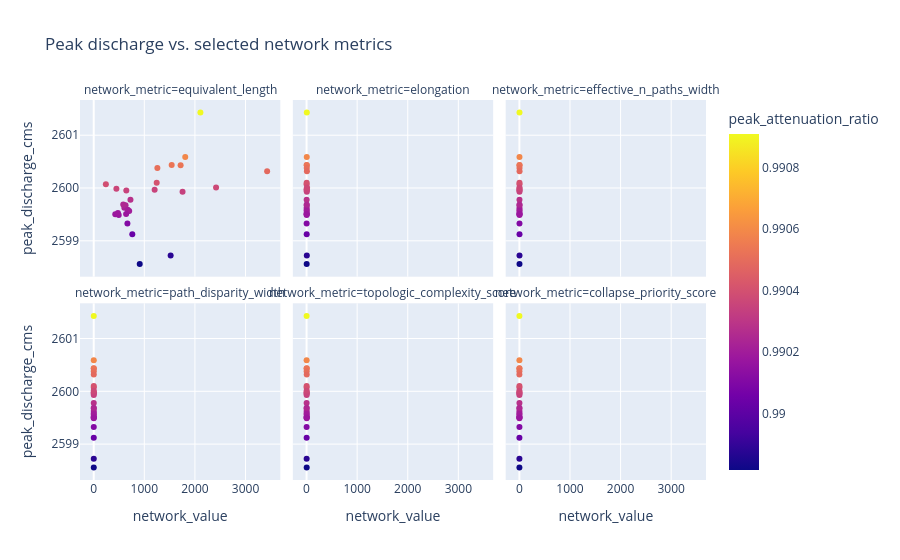

Notebook code for this chart:
### Code cell
network_metric_columns = [
    "equivalent_length",
    "elongation",
    "effective_n_paths_width",
    "path_disparity_width",
    "topologic_complexity_score",
    "collapse_priority_score",
]

plot_df = analysis.loc[analysis["unit_id"].notna()].copy()
plot_df["unit_id"] = plot_df["unit_id"].astype(int)
plot_df["state_label"] = plot_df["state_id"] + " | unit " + plot_df["unit_id"].astype(str)

network_vs_peak = plot_df.melt(
    id_vars=["state_id", "state_label", "unit_id", "peak_discharge_cms", "peak_attenuation_ratio", "time_to_peak_hours"],
    value_vars=network_metric_columns,
    var_name="network_metric",
    value_name="network_value",
).dropna(subset=["network_value"])

px.scatter(
    network_vs_peak,
    x="network_value",
    y="peak_discharge_cms",
    facet_col="network_metric",
    facet_col_wrap=3,
    hover_name="state_label",
    color="peak_attenuation_ratio",
    title="Peak discharge vs. selected network metrics",
)

### Figure 1 — Plotly figure (JSON) as saved in the notebook; plotly's stock layout.template omitted (floating-point values rounded to 4 significant figures)
{"data": [{"hovertemplate": "<b>%{hovertext}</b><br><br>network_metric=equivalent_length<br>network_value=%{x}<br>peak_discharge_cms=%{y}<br>peak_attenuation_ratio=%{marker.color}<extra></extra>", "hovertext": ["S001_unit_5 | unit 5", "S002_unit_7 | unit 7", "S003_unit_20 | unit 20", "S004_unit_8 | unit 8", "S005_unit_12 | unit 12", "S006_unit_15 | unit 15", "S007_unit_22 | unit 22", "S008_unit_6 | unit 6", "S009_unit_23 | unit 23", "S010_unit_18 | unit 18", "S011_unit_1 | unit 1", "S012_unit_14 | unit 14", "S013_unit_10 | unit 10", "S014_unit_11 | unit 11", "S015_unit_2 | unit 2", "S016_unit_26 | unit 26", "S017_unit_4 | unit 4", "S018_unit_19 | unit 19", "S019_unit_13 | unit 13", "S020_unit_21 | unit 21", "S021_unit_9 | unit 9", "S022_unit_16 | unit 16", "S023_unit_27 | unit 27", "S024_unit_3 | unit 3", "S025_unit_24 | unit 24", "S026_unit_25 | unit 25", "S027_unit_17 | unit 17"], "legendgroup": "", "marker": {"color": [0.9904, 0.9904, 0.9901, 0.9903, 0.9903, 0.9904, 0.9902, 0.9902, 0.9902, 0.9902, 0.9902, 0.9905, 0.9906, 0.9898, 0.9902, 0.9902, 0.9902, 0.9905, 0.9903, 0.9902, 0.9905, 0.99, 0.9909, 0.9904, 0.9899, 0.9904, 0.9905], "coloraxis": "coloraxis", "symbol": "circle"}, "mode": "markers", "name": "", "orientation": "v", "showlegend": false, "type": "scatter", "x": [448.4, 240.1, 665.9, 726.1, 644.5, 1245.0, 426.1, 605.0, 494.2, 629.1, 479.0, 1718.0, 1809.0, 909.2, 673.3, 701.4, 583.8, 1541.0, 1756.0, 640.7, 1258.0, 762.4, 2109.0, 1204.0, 1521.0, 2418.0, 3427.0], "xaxis": "x4", "y": [2600.0, 2600.0, 2599.0, 2600.0, 2600.0, 2600.0, 2600.0, 2600.0, 2599.0, 2600.0, 2600.0, 2600.0, 2601.0, 2599.0, 2600.0, 2600.0, 2600.0, 2600.0, 2600.0, 2600.0, 2600.0, 2599.0, 2601.0, 2600.0, 2599.0, 2600.0, 2600.0], "yaxis": "y4"}, {"hovertemplate": "<b>%{hovertext}</b><br><br>network_metric=elongation<br>network_value=%{x}<br>peak_discharge_cms=%{y}<br>peak_attenuation_ratio=%{marker.color}<extra></extra>", "hovertext": ["S001_unit_5 | unit 5", "S002_unit_7 | unit 7", "S003_unit_20 | unit 20", "S004_unit_8 | unit 8", "S005_unit_12 | unit 12", "S006_unit_15 | unit 15", "S007_unit_22 | unit 22", "S008_unit_6 | unit 6", "S009_unit_23 | unit 23", "S010_unit_18 | unit 18", "S011_unit_1 | unit 1", "S012_unit_14 | unit 14", "S013_unit_10 | unit 10", "S014_unit_11 | unit 11", "S015_unit_2 | unit 2", "S016_unit_26 | unit 26", "S017_unit_4 | unit 4", "S018_unit_19 | unit 19", "S019_unit_13 | unit 13", "S020_unit_21 | unit 21", "S021_unit_9 | unit 9", "S022_unit_16 | unit 16", "S023_unit_27 | unit 27", "S024_unit_3 | unit 3", "S025_unit_24 | unit 24", "S026_unit_25 | unit 25", "S027_unit_17 | unit 17"], "legendgroup": "", "marker": {"color": [0.9904, 0.9904, 0.9901, 0.9903, 0.9903, 0.9904, 0.9902, 0.9902, 0.9902, 0.9902, 0.9902, 0.9905, 0.9906, 0.9898, 0.9902, 0.9902, 0.9902, 0.9905, 0.9903, 0.9902, 0.9905, 0.99, 0.9909, 0.9904, 0.9899, 0.9904, 0.9905], "coloraxis": "coloraxis", "symbol": "circle"}, "mode": "markers", "name": "", "orientation": "v", "showlegend": false, "type": "scatter", "x": [1.131, 0.5283, 1.28, 1.88, 1.737, 2.502, 1.587, 2.152, 2.05, 3.437, 2.255, 4.837, 4.09, 2.357, 2.09, 3.021, 2.609, 1.916, 4.586, 2.186, 3.755, 2.66, 5.049, 5.338, 5.306, 9.358, 6.833], "xaxis": "x5", "y": [2600.0, 2600.0, 2599.0, 2600.0, 2600.0, 2600.0, 2600.0, 2600.0, 2599.0, 2600.0, 2600.0, 2600.0, 2601.0, 2599.0, 2600.0, 2600.0, 2600.0, 2600.0, 2600.0, 2600.0, 2600.0, 2599.0, 2601.0, 2600.0, 2599.0, 2600.0, 2600.0], "yaxis": "y5"}, {"hovertemplate": "<b>%{hovertext}</b><br><br>network_metric=effective_n_paths_width<br>network_value=%{x}<br>peak_discharge_cms=%{y}<br>peak_attenuation_ratio=%{marker.color}<extra></extra>", "hovertext": ["S001_unit_5 | unit 5", "S002_unit_7 | unit 7", "S003_unit_20 | unit 20", "S004_unit_8 | unit 8", "S005_unit_12 | unit 12", "S006_unit_15 | unit 15", "S007_unit_22 | unit 22", "S008_unit_6 | unit 6", "S009_unit_23 | unit 23", "S010_unit_18 | unit 18", "S011_unit_1 | unit 1", "S012_unit_14 | unit 14", "S013_unit_10 | unit 10", "S014_unit_11 | unit 11", "S015_unit_2 | unit 2", "S016_unit_26 | unit 26", "S017_unit_4 | unit 4", "S018_unit_19 | unit 19", "S019_unit_13 | unit 13", "S020_unit_21 | unit 21", "S021_unit_9 | unit 9", "S022_unit_16 | unit 16", "S023_unit_27 | unit 27", "S024_unit_3 | unit 3", "S025_unit_24 | unit 24", "S026_unit_25 | unit 25", "S027_unit_17 | unit 17"], "legendgroup": "", "marker": {"color": [0.9904, 0.9904, 0.9901, 0.9903, 0.9903, 0.9904, 0.9902, 0.9902, 0.9902, 0.9902, 0.9902, 0.9905, 0.9906, 0.9898, 0.9902, 0.9902, 0.9902, 0.9905, 0.9903, 0.9902, 0.9905, 0.99, 0.9909, 0.9904, 0.9899, 0.9904, 0.9905], "coloraxis": "coloraxis", "symbol": "circle"}, "mode": "markers", "name": "", "orientation": "v", "showlegend": false, "type": "scatter", "x": [1.599, 1.791, 1.77, 1.567, 1.868, 1.71, 1.99, 1.94, 1.971, 1.977, 1.949, 1.799, 1.821, 1.842, 2.0, 1.9, 2.0, 2.711, 1.795, 1.989, 1.975, 1.999, 1.981, 1.967, 1.999, 1.998, 2.963], "xaxis": "x6", "y": [2600.0, 2600.0, 2599.0, 2600.0, 2600.0, 2600.0, 2600.0, 2600.0, 2599.0, 2600.0, 2600.0, 2600.0, 2601.0, 2599.0, 2600.0, 2600.0, 2600.0, 2600.0, 2600.0, 2600.0, 2600.0, 2599.0, 2601.0, 2600.0, 2599.0, 2600.0, 2600.0], "yaxis": "y6"}, {"hovertemplate": "<b>%{hovertext}</b><br><br>network_metric=path_disparity_width<br>network_value=%{x}<br>peak_discharge_cms=%{y}<br>peak_attenuation_ratio=%{marker.color}<extra></extra>", "hovertext": ["S001_unit_5 | unit 5", "S002_unit_7 | unit 7", "S003_unit_20 | unit 20", "S004_unit_8 | unit 8", "S005_unit_12 | unit 12", "S006_unit_15 | unit 15", "S007_unit_22 | unit 22", "S008_unit_6 | unit 6", "S009_unit_23 | unit 23", "S010_unit_18 | unit 18", "S011_unit_1 | unit 1", "S012_unit_14 | unit 14", "S013_unit_10 | unit 10", "S014_unit_11 | unit 11", "S015_unit_2 | unit 2", "S016_unit_26 | unit 26", "S017_unit_4 | unit 4", "S018_unit_19 | unit 19", "S019_unit_13 | unit 13", "S020_unit_21 | unit 21", "S021_unit_9 | unit 9", "S022_unit_16 | unit 16", "S023_unit_27 | unit 27", "S024_unit_3 | unit 3", "S025_unit_24 | unit 24", "S026_unit_25 | unit 25", "S027_unit_17 | unit 17"], "legendgroup": "", "marker": {"color": [0.9904, 0.9904, 0.9901, 0.9903, 0.9903, 0.9904, 0.9902, 0.9902, 0.9902, 0.9902, 0.9902, 0.9905, 0.9906, 0.9898, 0.9902, 0.9902, 0.9902, 0.9905, 0.9903, 0.9902, 0.9905, 0.99, 0.9909, 0.9904, 0.9899, 0.9904, 0.9905], "coloraxis": "coloraxis", "symbol": "circle"}, "mode": "markers", "name": "", "orientation": "v", "showlegend": false, "type": "scatter", "x": [1.251, 1.116, 1.13, 1.276, 1.071, 1.169, 1.005, 1.031, 1.015, 1.011, 1.026, 1.112, 1.098, 1.086, 1.0, 1.053, 1.0, 1.107, 1.114, 1.006, 1.013, 1.001, 1.01, 1.017, 1.0, 1.001, 1.012], "xaxis": "x", "y": [2600.0, 2600.0, 2599.0, 2600.0, 2600.0, 2600.0, 2600.0, 2600.0, 2599.0, 2600.0, 2600.0, 2600.0, 2601.0, 2599.0, 2600.0, 2600.0, 2600.0, 2600.0, 2600.0, 2600.0, 2600.0, 2599.0, 2601.0, 2600.0, 2599.0, 2600.0, 2600.0], "yaxis": "y"}, {"hovertemplate": "<b>%{hovertext}</b><br><br>network_metric=topologic_complexity_score<br>network_value=%{x}<br>peak_discharge_cms=%{y}<br>peak_attenuation_ratio=%{marker.color}<extra></extra>", "hovertext": ["S001_unit_5 | unit 5", "S002_unit_7 | unit 7", "S003_unit_20 | unit 20", "S004_unit_8 | unit 8", "S005_unit_12 | unit 12", "S006_unit_15 | unit 15", "S007_unit_22 | unit 22", "S008_unit_6 | unit 6", "S009_unit_23 | unit 23", "S010_unit_18 | unit 18", "S011_unit_1 | unit 1", "S012_unit_14 | unit 14", "S013_unit_10 | unit 10", "S014_unit_11 | unit 11", "S015_unit_2 | unit 2", "S016_unit_26 | unit 26", "S017_unit_4 | unit 4", "S018_unit_19 | unit 19", "S019_unit_13 | unit 13", "S020_unit_21 | unit 21", "S021_unit_9 | unit 9", "S022_unit_16 | unit 16", "S023_unit_27 | unit 27", "S024_unit_3 | unit 3", "S025_unit_24 | unit 24", "S026_unit_25 | unit 25", "S027_unit_17 | unit 17"], "legendgroup": "", "marker": {"color": [0.9904, 0.9904, 0.9901, 0.9903, 0.9903, 0.9904, 0.9902, 0.9902, 0.9902, 0.9902, 0.9902, 0.9905, 0.9906, 0.9898, 0.9902, 0.9902, 0.9902, 0.9905, 0.9903, 0.9902, 0.9905, 0.99, 0.9909, 0.9904, 0.9899, 0.9904, 0.9905], "coloraxis": "coloraxis", "symbol": "circle"}, "mode": "markers", "name": "", "orientation": "v", "showlegend": false, "type": "scatter", "x": [1.099, 1.099, 1.099, 1.099, 1.099, 1.099, 1.792, 1.792, 2.197, 1.099, 2.89, 1.099, 1.099, 2.485, 1.792, 2.197, 1.792, 3.178, 1.792, 2.89, 1.792, 1.792, 1.099, 2.89, 1.792, 2.197, 3.178], "xaxis": "x2", "y": [2600.0, 2600.0, 2599.0, 2600.0, 2600.0, 2600.0, 2600.0, 2600.0, 2599.0, 2600.0, 2600.0, 2600.0, 2601.0, 2599.0, 2600.0, 2600.0, 2600.0, 2600.0, 2600.0, 2600.0, 2600.0, 2599.0, 2601.0, 2600.0, 2599.0, 2600.0, 2600.0], "yaxis": "y2"}, {"hovertemplate": "<b>%{hovertext}</b><br><br>network_metric=collapse_priority_score<br>network_value=%{x}<br>peak_discharge_cms=%{y}<br>peak_attenuation_ratio=%{marker.color}<extra></extra>", "hovertext": ["S001_unit_5 | unit 5", "S002_unit_7 | unit 7", "S003_unit_20 | unit 20", "S004_unit_8 | unit 8", "S005_unit_12 | unit 12", "S006_unit_15 | unit 15", "S007_unit_22 | unit 22", "S008_unit_6 | unit 6", "S009_unit_23 | unit 23", "S010_unit_18 | unit 18", "S011_unit_1 | unit 1", "S012_unit_14 | unit 14", "S013_unit_10 | unit 10", "S014_unit_11 | unit 11", "S015_unit_2 | unit 2", "S016_unit_26 | unit 26", "S017_unit_4 | unit 4", "S018_unit_19 | unit 19", "S019_unit_13 | unit 13", "S020_unit_21 | unit 21", "S021_unit_9 | unit 9", "S022_unit_16 | unit 16", "S023_unit_27 | unit 27", "S024_unit_3 | unit 3", "S025_unit_24 | unit 24", "S026_unit_25 | unit 25", "S027_unit_17 | unit 17"], "legendgroup": "", "marker": {"color": [0.9904, 0.9904, 0.9901, 0.9903, 0.9903, 0.9904, 0.9902, 0.9902, 0.9902, 0.9902, 0.9902, 0.9905, 0.9906, 0.9898, 0.9902, 0.9902, 0.9902, 0.9905, 0.9903, 0.9902, 0.9905, 0.99, 0.9909, 0.9904, 0.9899, 0.9904, 0.9905], "coloraxis": "coloraxis", "symbol": "circle"}, "mode": "markers", "name": "", "orientation": "v", "showlegend": false, "type": "scatter", "x": [0.9183, 0.9183, 0.8125, 0.7837, 0.7356, 0.649, 0.6298, 0.6106, 0.5673, 0.5529, 0.5144, 0.4952, 0.476, 0.4519, 0.4471, 0.4423, 0.4375, 0.4327, 0.4183, 0.4087, 0.3702, 0.3702, 0.3317, 0.2692, 0.2356, 0.1154, 0.1058], "xaxis": "x3", "y": [2600.0, 2600.0, 2599.0, 2600.0, 2600.0, 2600.0, 2600.0, 2600.0, 2599.0, 2600.0, 2600.0, 2600.0, 2601.0, 2599.0, 2600.0, 2600.0, 2600.0, 2600.0, 2600.0, 2600.0, 2600.0, 2599.0, 2601.0, 2600.0, 2599.0, 2600.0, 2600.0], "yaxis": "y3"}], "layout": {"annotations": [{"font": {}, "showarrow": false, "text": "network_metric=path_disparity_width", "x": 0.16, "xanchor": "center", "xref": "paper", "y": 0.465, "yanchor": "bottom", "yref": "paper"}, {"font": {}, "showarrow": false, "text": "network_metric=topologic_complexity_score", "x": 0.5, "xanchor": "center", "xref": "paper", "y": 0.465, "yanchor": "bottom", "yref": "paper"}, {"font": {}, "showarrow": false, "text": "network_metric=collapse_priority_score", "x": 0.84, "xanchor": "center", "xref": "paper", "y": 0.465, "yanchor": "bottom", "yref": "paper"}, {"font": {}, "showarrow": false, "text": "network_metric=equivalent_length", "x": 0.16, "xanchor": "center", "xref": "paper", "y": 1.0, "yanchor": "bottom", "yref": "paper"}, {"font": {}, "showarrow": false, "text": "network_metric=elongation", "x": 0.5, "xanchor": "center", "xref": "paper", "y": 1.0, "yanchor": "bottom", "yref": "paper"}, {"font": {}, "showarrow": false, "text": "network_metric=effective_n_paths_width", "x": 0.84, "xanchor": "center", "xref": "paper", "y": 1.0, "yanchor": "bottom", "yref": "paper"}], "coloraxis": {"colorbar": {"title": {"text": "peak_attenuation_ratio"}}, "colorscale": [[0, "#0d0887"], [0.1111, "#46039f"], [0.2222, "#7201a8"], [0.3333, "#9c179e"], [0.4444, "#bd3786"], [0.5556, "#d8576b"], [0.6667, "#ed7953"], [0.7778, "#fb9f3a"], [0.8889, "#fdca26"], [1, "#f0f921"]]}, "legend": {"tracegroupgap": 0}, "title": {"text": "Peak discharge vs. selected network metrics"}, "xaxis": {"anchor": "y", "domain": [0, 0.32], "title": {"text": "network_value"}}, "xaxis2": {"anchor": "y2", "domain": [0.34, 0.66], "matches": "x", "title": {"text": "network_value"}}, "xaxis3": {"anchor": "y3", "domain": [0.68, 1.0], "matches": "x", "title": {"text": "network_value"}}, "xaxis4": {"anchor": "y4", "domain": [0, 0.32], "matches": "x", "showticklabels": false}, "xaxis5": {"anchor": "y5", "domain": [0.34, 0.66], "matches": "x", "showticklabels": false}, "xaxis6": {"anchor": "y6", "domain": [0.68, 1.0], "matches": "x", "showticklabels": false}, "yaxis": {"anchor": "x", "domain": [0, 0.465], "title": {"text": "peak_discharge_cms"}}, "yaxis2": {"anchor": "x2", "domain": [0, 0.465], "matches": "y", "showticklabels": false}, "yaxis3": {"anchor": "x3", "domain": [0, 0.465], "matches": "y", "showticklabels": false}, "yaxis4": {"anchor": "x4", "domain": [0.535, 1.0], "matches": "y", "title": {"text": "peak_discharge_cms"}}, "yaxis5": {"anchor": "x5", "domain": [0.535, 1.0], "matches": "y", "showticklabels": false}, "yaxis6": {"anchor": "x6", "domain": [0.535, 1.0], "matches": "y", "showticklabels": false}}}
